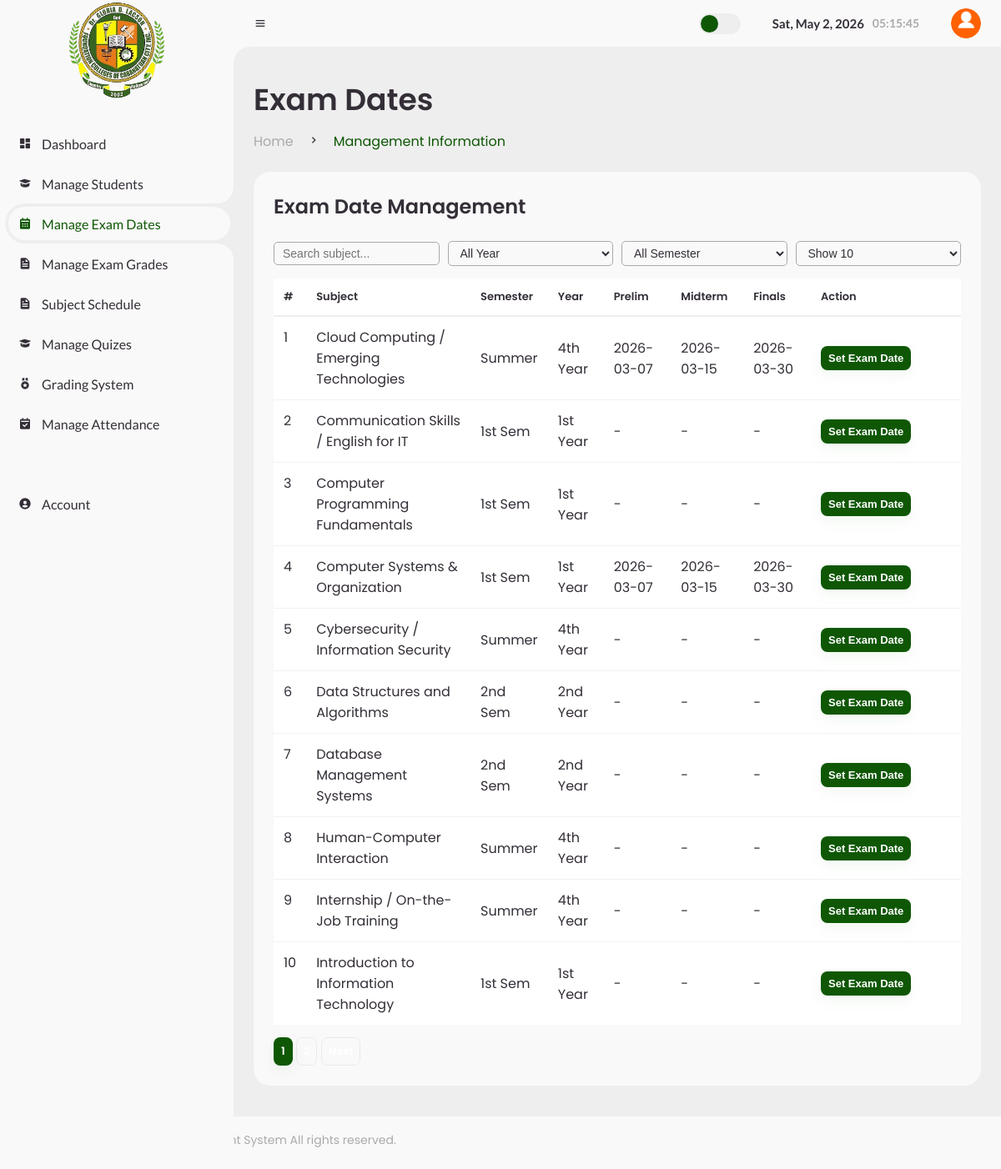
Page /Classteacher/exam_dates.php (signed in) on the committed database.
### tables this page shows
CREATE TABLE `subjects` (
  `subject_id` int(11) NOT NULL,
  `subject_name` varchar(100) NOT NULL,
  `course_id` int(11) NOT NULL,
  `teacher_id` int(11) NOT NULL,
  `room_id` int(11) DEFAULT NULL,
  `schedule_time` varchar(100) DEFAULT NULL,
  `schedule_days` varchar(100) DEFAULT NULL,
  `semester` enum('1st Sem','2nd Sem','3rd Sem','Summer') DEFAULT NULL,
  `year` enum('1st Year','2nd Year','3rd Year','4th Year') DEFAULT NULL
);

### Classteacher/exam_dates.php (the view, shortened to what this page needs)
<?php include 'header.php'; ?>
<?php
$user_id = $_SESSION['user_id'] ?? 0;
$teacher_id = 0;
$resT = mysqli_query($conn, "SELECT teacher_id FROM teachers WHERE user_id='".intval($user_id)."' LIMIT 1");
if($resT && mysqli_num_rows($resT) > 0){
    $teacher_id = mysqli_fetch_assoc($resT)['teacher_id'];
}
$filterYear = $_GET['filterYear'] ?? '';
$filterSem  = $_GET['filterSem'] ?? '';
$search     = $_GET['search'] ?? '';
$page       = max(1, intval($_GET['page'] ?? 1));
$limit      = intval($_GET['limit'] ?? 10);
$offset = ($page - 1) * $limit;
$where = "WHERE s.teacher_id='".intval($teacher_id)."'";
$totalPages = 0;
$totRes = mysqli_query($conn,"
    SELECT COUNT(*) as total
    FROM subjects s
    $where
");
if($totRes){
    $total = mysqli_fetch_assoc($totRes)['total'];
    $totalPages = ceil($total / $limit);
}
$subjects = [];
$res = mysqli_query($conn,"
    SELECT s.subject_id, s.subject_name, s.semester, s.year,
    MAX(CASE WHEN e.exam_type='Prelim' THEN e.exam_date END) AS prelim_date,
    MAX(CASE WHEN e.exam_type='Midterm' THEN e.exam_date END) AS midterm_date,
    MAX(CASE WHEN e.exam_type='Finals' THEN e.exam_date END) AS finals_date
    FROM subjects s
    LEFT JOIN exams e ON s.subject_id = e.subject_id
    $where
    GROUP BY s.subject_id
    ORDER BY s.subject_name ASC
    LIMIT $offset, $limit
");
if($res){
    while($row = mysqli_fetch_assoc($res)){
        $subjects[] = $row;
    }
}
?>
<main>
<div class="head-title">
    <div class="left">
        <h1>Exam Dates</h1>
        <ul class="breadcrumb">
            <li><a href="#">Home</a></li>
            <li><i class='bx bx-chevron-right'></i></li>
            <li><a class="active">Management Information</a></li>
        </ul>
    </div>
</div>
<div class="table-data">
<div class="order">
<div class="head flex-between">
<h3>Exam Date Management</h3>
</div>
<div class="row-controls">
<input type="search" id="searchInput" class="search-input"
placeholder="Search subject..."
value="<?= htmlspecialchars($search) ?>">
<select id="yearFilter" class="search-input">
<option value="">All Year</option>
</select>
<select id="semFilter" class="search-input">
<option value="">All Semester</option>
</select>
<select id="limitFilter" class="search-input">
<?php foreach([5,10,25,50] as $l){
$sel = ($limit==$l)?'selected':'';
echo "<option value='$l' $sel>Show $l</option>";
} ?>
</select>
</div>
<table>
<thead>
<tr>
<th>#</th>
<th>Subject</th>
<th>Semester</th>
<th>Year</th>
<th>Prelim</th>
<th>Midterm</th>
<th>Finals</th>
<th>Action</th>
</tr>
</thead>
<tbody>
<?php
if(empty($subjects)){
    echo "<tr><td colspan='8' class='text-center'>No Subjects Found</td></tr>";
}else{
$sn = $offset + 1;
foreach($subjects as $row){
?>
<tr>
<td><?= $sn++ ?></td>
<td><?= htmlspecialchars($row['subject_name']) ?></td>
<td><?= htmlspecialchars($row['semester']) ?></td>
<td><?= htmlspecialchars($row['year']) ?></td>
<td><?= $row['prelim_date'] ?: '-' ?></td>
<td><?= $row['midterm_date'] ?: '-' ?></td>
<td><?= $row['finals_date'] ?: '-' ?></td>
<td>
<button type="button"
class="btn small primary"
onclick="openExamModal(
<?= $row['subject_id'] ?>,
'<?= $row['prelim_date'] ?? '' ?>',
'<?= $row['midterm_date'] ?? '' ?>',
'<?= $row['finals_date'] ?? '' ?>'
)">Set Exam Date</button>
</td>
</tr>
<?php }} ?>
</tbody>
</table>
<?php if($totalPages > 1){ ?>
<div class="mt-15">
<?php for($i=1;$i<=$totalPages;$i++){ ?>
<a href="?page=<?= $i ?>&limit=<?= $limit ?>&filterYear=<?= urlencode($filterYear) ?>&filterSem=<?= urlencode($filterSem) ?>&search=<?= urlencode($search) ?>"
class="btn small <?= $i==$page?'primary':'' ?>">
<?= $i ?>
</a>
<?php } ?>
<?php if($page < $totalPages){ ?>
<a href="?page=<?= $page+1 ?>&limit=<?= $limit ?>&filterYear=<?= urlencode($filterYear) ?>&filterSem=<?= urlencode($filterSem) ?>&search=<?= urlencode($search) ?>" class="btn small">Next</a>
<?php } ?>
</div>
<?php } ?>
</div>
</div>
</main>
<?php include 'stms_footer.php'; ?>

### rows in the picture
subjects: subject_name "Cloud Computing / Emerging Technologies", semester "Summer", year "4th Year", prelim_date "2026-03-07", midterm_date "2026-03-15", finals_date "2026-03-30"
subjects: subject_name "Communication Skills / English for IT", semester "1st Sem", year "1st Year", prelim_date "-", midterm_date "-", finals_date "-"
subjects: subject_name "Computer Programming Fundamentals", semester "1st Sem", year "1st Year", prelim_date "-", midterm_date "-", finals_date "-"
subjects: subject_name "Computer Systems & Organization", semester "1st Sem", year "1st Year", prelim_date "2026-03-07", midterm_date "2026-03-15", finals_date "2026-03-30"
subjects: subject_name "Cybersecurity / Information Security", semester "Summer", year "4th Year", prelim_date "-", midterm_date "-", finals_date "-"
subjects: subject_name "Data Structures and Algorithms", semester "2nd Sem", year "2nd Year", prelim_date "-", midterm_date "-", finals_date "-"
subjects: subject_name "Database Management Systems", semester "2nd Sem", year "2nd Year", prelim_date "-", midterm_date "-", finals_date "-"
subjects: subject_name "Human-Computer Interaction", semester "Summer", year "4th Year", prelim_date "-", midterm_date "-", finals_date "-"
subjects: subject_name "Internship / On-the-Job Training", semester "Summer", year "4th Year", prelim_date "-", midterm_date "-", finals_date "-"
subjects: subject_name "Introduction to Information Technology", semester "1st Sem", year "1st Year", prelim_date "-", midterm_date "-", finals_date "-"
